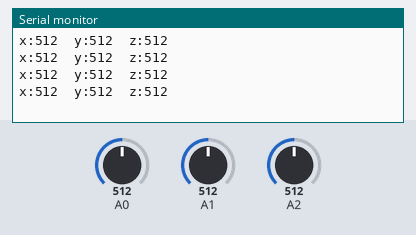
A sketch run on a simulated Arduino Uno, built with avr-gcc and run on an emulated ATmega328P. On the bench: the last lines printed to the serial monitor. Inputs (shaded band) come from the test bench; at power-on: A0 = 512, A1 = 512, A2 = 512.

Above: at 1.2 s.
1.3 s: A0 set to 716
At 1.71 s:
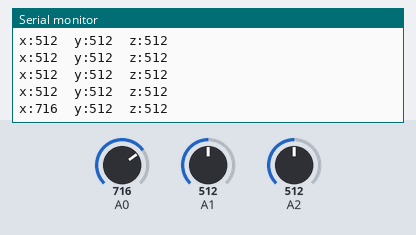
2.8 s: A1 set to 716
At 2.91 s:
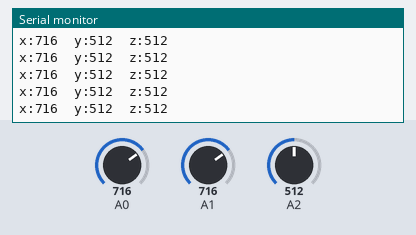
4.3 s: A2 set to 716
At 4.42 s:
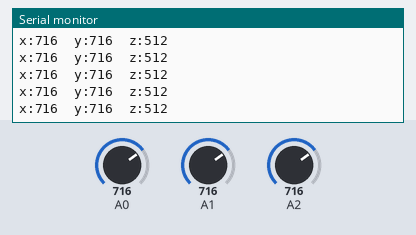
5.8 s: A0 set to 900
At 5.92 s:
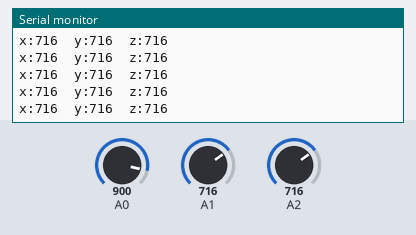
7.3 s: A1 set to 900
At 7.43 s:
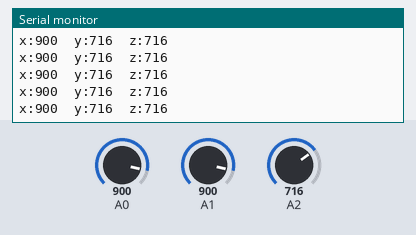
8.8 s: A2 set to 900
At 8.93 s:
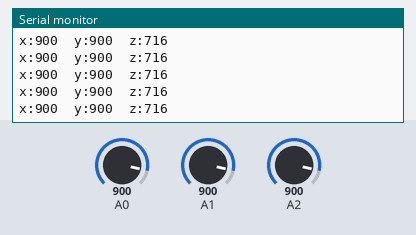
Timing chart, 0 to 11.3 s (numbered marks = the images above; inputs shaded):
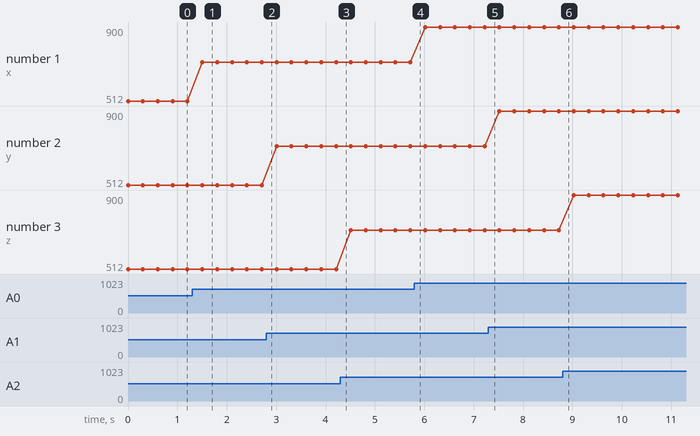

Measured:
- after the input at 1.3 s, the serial monitor: prints a new line after 0.20 s (image 1)
- plotted number 1: 512 → 716 after the input at 1.3 s, 716 → 900 after the input at 5.8 s

The sketch:

A010_accelerometro.ino
```cpp
/*
8.10 - Lettura accelerometro analogico ADXL335
*/

void setup() {
  //imposto la seriale
  Serial.begin(9600);
}

void loop() {
  //leggo i valori sui tre assi
  int x = analogRead(A0);
  int y = analogRead(A1);
  int z = analogRead(A2);
  //li stampo sul serial monitor
  Serial.print("x:");
  Serial.print(x);
  Serial.print("\ty:");
  Serial.print(y);
  Serial.print("\tz:");
  Serial.println(z);
  //intervallo tra le letture
  delay(300);
}
```
